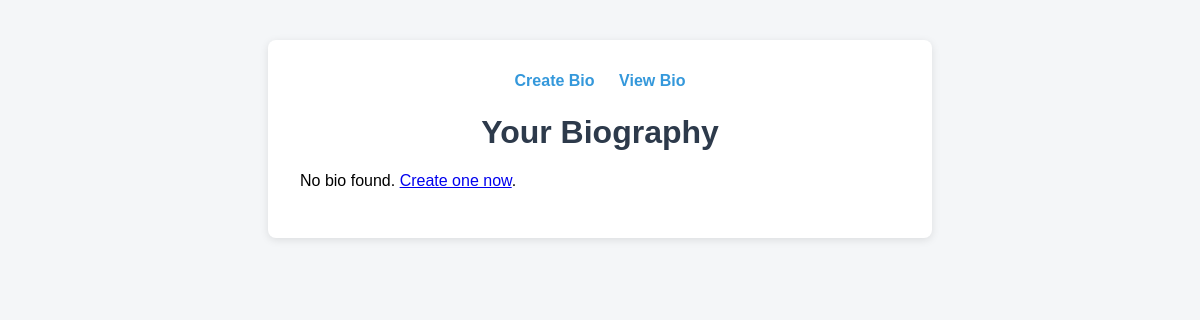
Page /bio/view/ on the earlier database version.
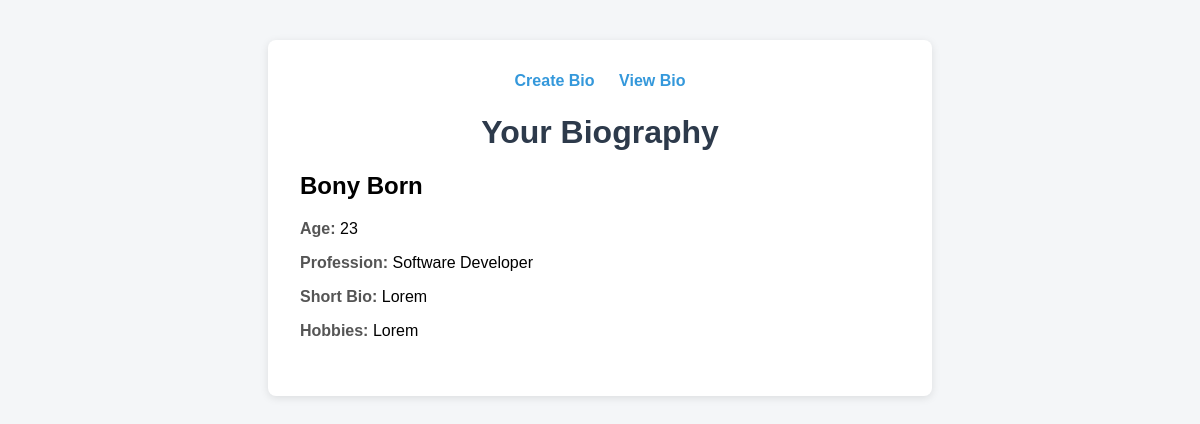
Same page on the later database version.
### bioapp/models.py (models this page shows, shortened)
class Bio(models.Model):
    full_name = models.CharField(max_length=100)
    age = models.PositiveIntegerField()
    profession = models.CharField(max_length=100)
    short_bio = models.TextField()
    hobbies = models.TextField()

### bioapp/views.py (the view)
# urls.py: path('view/', views.view_bio, name='view'),
def view_bio(request):
    bios = Bio.objects.all()
    return render(request, 'bioapp/bio_view.html', {'bios': bios})

### bioapp/templates/bioapp/bio_view.html (shortened to what this page needs)
<!DOCTYPE html>
<html lang="en">
<head>
</head>
<body>
    <div class="container">
        <div class="nav">
            <a href="{% url 'create_bio' %}">Create Bio</a>
            <a href="{% url 'view_bio' %}">View Bio</a>
        </div>
        <h1>Your Biography</h1>
        {% for bio in bios %}
        <div class="bio-section">
            <h2>{{ bio.full_name }}</h2>
            <p><span class="bio-label">Age:</span> {{ bio.age }}</p>
            <p><span class="bio-label">Profession:</span> {{ bio.profession }}</p>
            <p><span class="bio-label">Short Bio:</span> {{ bio.short_bio }}</p>
            <p><span class="bio-label">Hobbies:</span> {{ bio.hobbies }}</p>
        </div>
        {% empty %}
        <p>No bio found. <a href="{% url 'create_bio' %}">Create one now</a>.</p>
        {% endfor %}
    </div>
</body>
</html>

### bioapp/templates/bioapp/bio_view.html (style rules this page uses)
body { font-family: Arial, sans-serif; background: #f4f6f8; margin: 0; padding: 0; }
.container { max-width: 600px; margin: 40px auto; background: #fff; border-radius: 8px; box-shadow: 0 2px 8px rgba(0,0,0,0.1); padding: 32px; }
h1 { color: #2d3a4b; text-align: center; }
.bio-section { margin-bottom: 24px; }
.bio-label { font-weight: bold; color: #555; }
.nav { text-align: center; margin-bottom: 24px; }
.nav a { text-decoration: none; color: #3498db; margin: 0 10px; font-weight: bold; }

Differences in the rows shown:
added Bio: full_name "Bony Born", age "23", profession "Software Developer", short_bio "Lorem", hobbies "Lorem"
Other differences:
text no longer shown: "No bio found. Create one now ."
